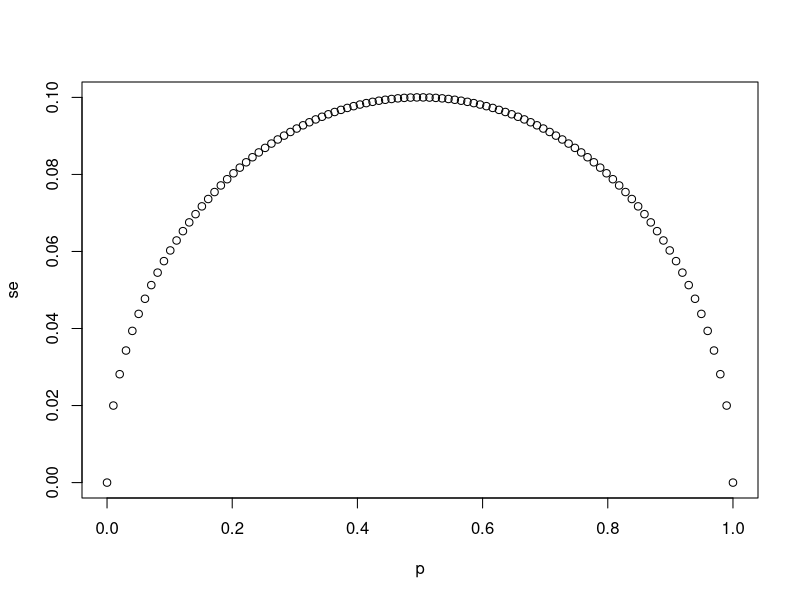
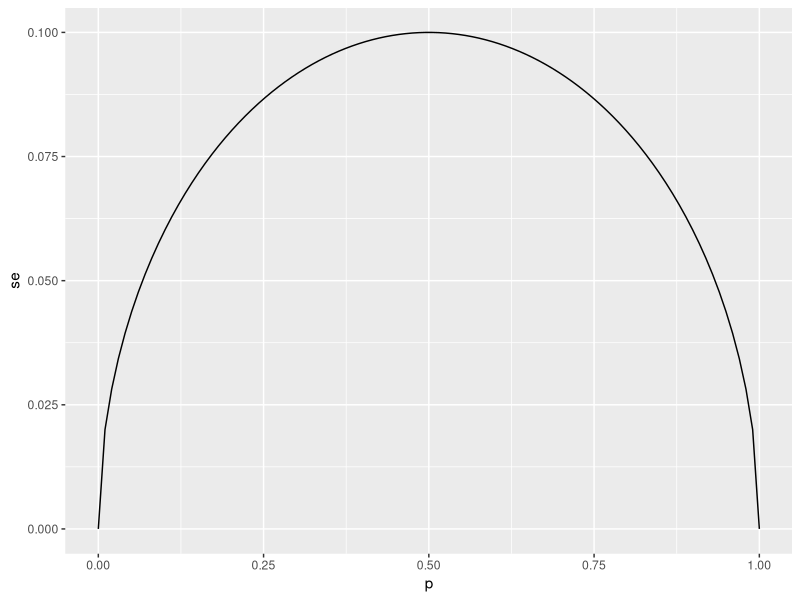
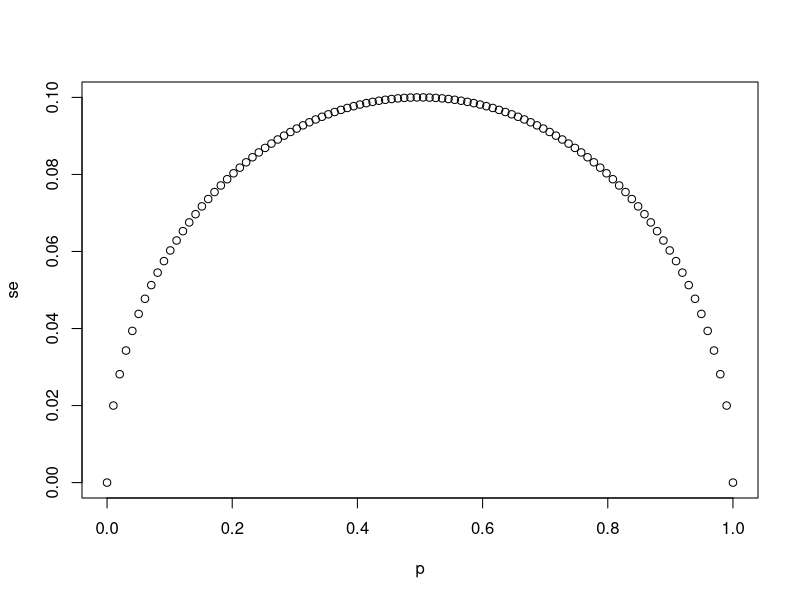
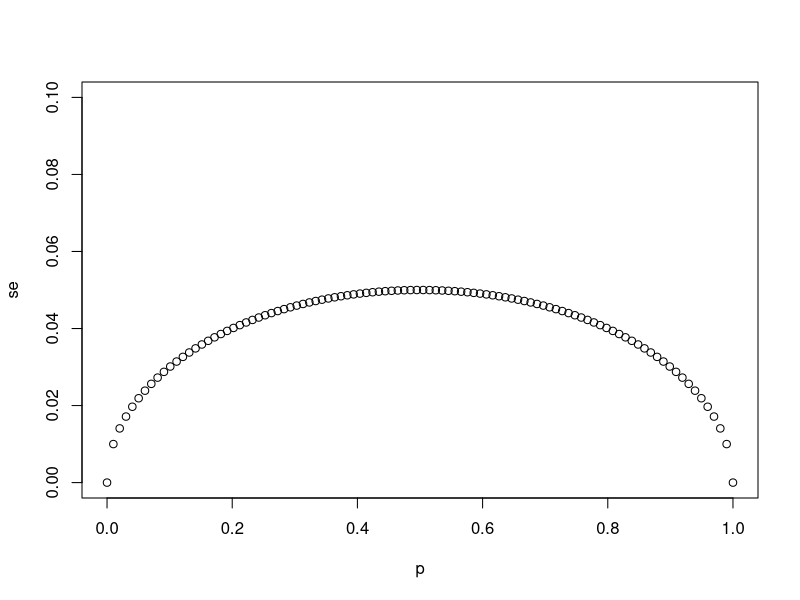
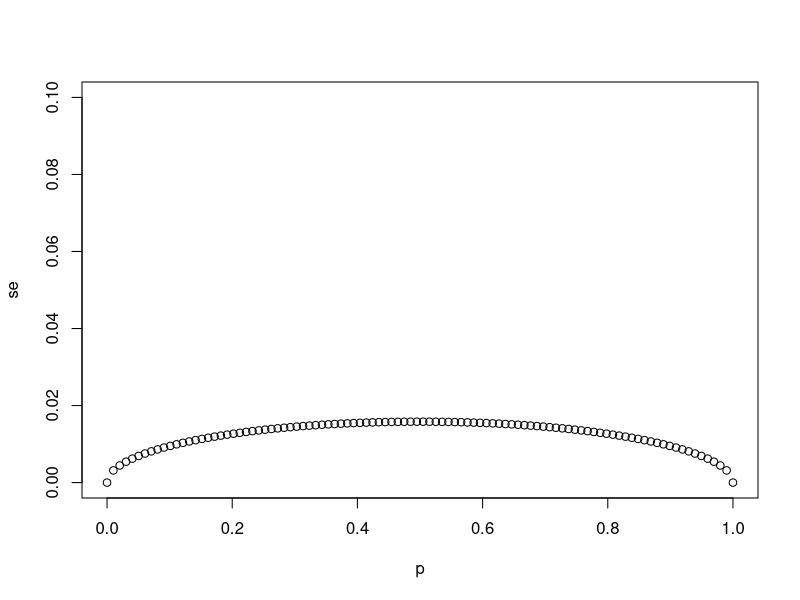

R code for these plots, in order:
#--------------------5---------------------
#Write a line of code that calculates the standard error se of a sample average when you 
#poll 25 people in the population. Generate a sequence of 100 proportions of Democrats p 
#that vary from 0 (no Democrats) to 1 (all Democrats).

# `N` represents the number of people polled
N <- 25

# Create a variable `p` that contains 100 proportions ranging from 0 to 1 using the `seq` function
p<- seq(from=0,to=1,length.out=100)

# Create a variable `se` that contains the standard error of each sample average
se<- (1-0)*sqrt(p*(1-p)/N)

# Plot `p` on the x-axis and `se` on the y-axis
plot(x=p,y=se)

data <- data.frame(p=p,se=se)
library(ggplot2)
library(dplyr)
data %>% ggplot(aes(x=p,y=se)) + geom_line()

#--------------------6---------------------
#Using the same code as in the previous exercise, create a for-loop that generates three plots 
#of p versus se when the sample sizes equal N=25, N=100, and N=1000.

# The vector `sample_sizes` contains the three sample sizes
sample_sizes <- c(25, 100, 1000)

#Write a for-loop that calculates the standard error `se` for every value of `p` for each of the 
#three samples sizes `N` in the vector `sample_sizes`. Plot the three graphs, using the `ylim` argument
#to standardize the y-axis across all three plots.

for(N in sample_sizes){
  se <- sqrt(p*(1-p)/N)
  plot(p, se, ylim = c(0,0.5/sqrt(25)))
}

#--------------------9---------------------
#So far we have said that the difference between the proportion of Democratic voters and Republican 
#voters is about 10% and that the standard error of this spread is about 0.2 when N=25. Select the 
#statement that explains why this sample size is sufficient or not.

# `N` represents the number of people polled
N <- 25

# `p` represents the proportion of Democratic voters
p <- 0.45

# Calculate the standard error of the spread. Print this value to the console.
2*sqrt(p*(1-p)/N)
